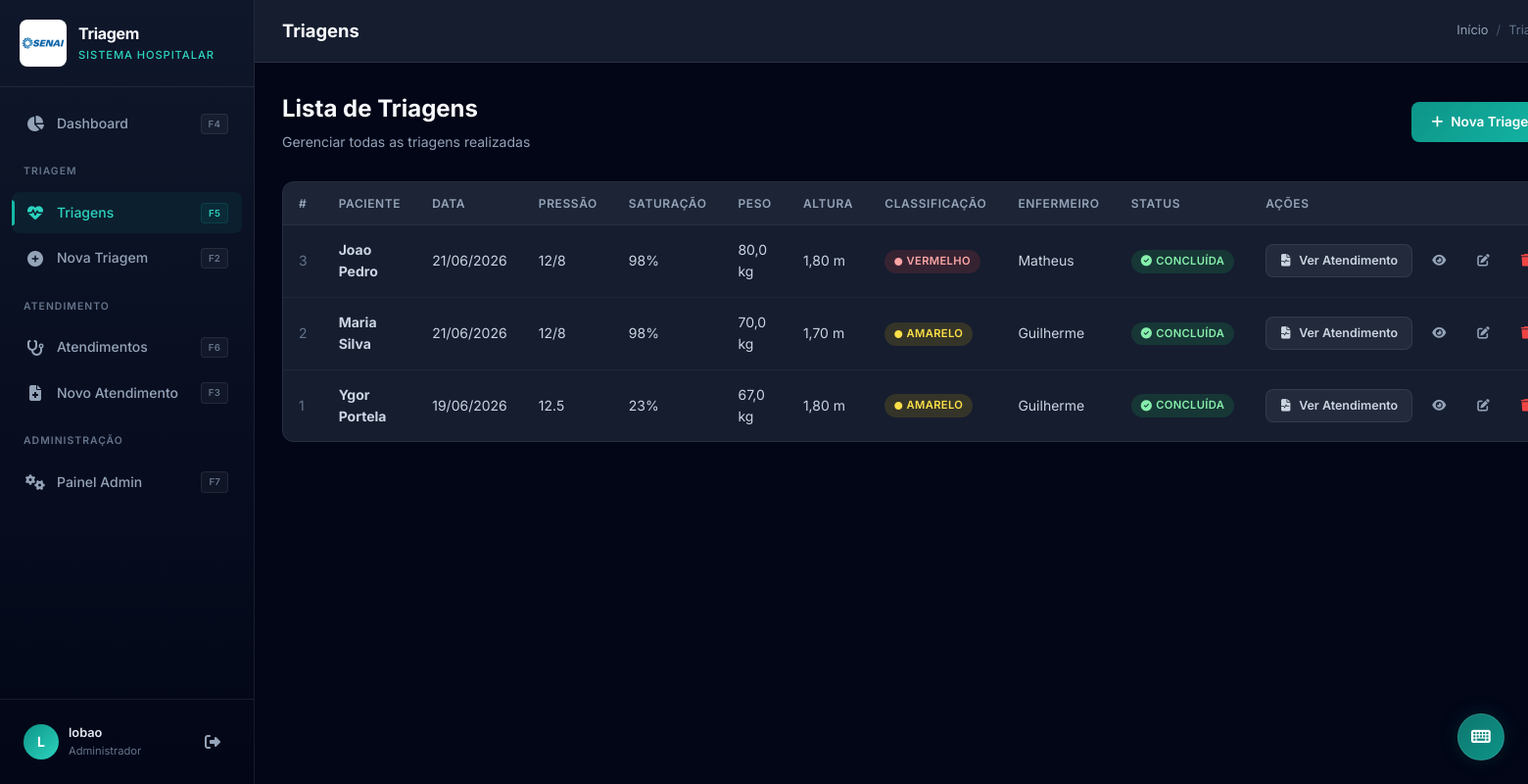
Screenshot of /triagem/ (signed in) with the database file from the repository.
### triagem/models.py (models this page shows, shortened)
class Triagem(models.Model):
    data_triagem = models.DateField(auto_now_add=True)
    peso = models.FloatField()
    altura = models.DecimalField(max_digits=4,
                                decimal_places=2)
    pressao_arterial = models.CharField(max_length=20)
    saturacao = models.IntegerField()
    sintomas = models.TextField()
    alergias = models.TextField(blank=True, default='', verbose_name='Alergias')
    utilizou_drogas = models.BooleanField(default=False, verbose_name='Utilizou álcool ou drogas?')
    doencas_deficiencias = models.TextField(blank=True, default='', verbose_name='Doenças ou Deficiências')
    observacoes = models.TextField(blank=True)
    paciente = models.ForeignKey(
        Paciente,
        on_delete=models.CASCADE
    )
    enfermeiro = models.ForeignKey(Enfermeiro,
                                   on_delete=models.PROTECT)
    classificacao_risco = models.ForeignKey(
        ClassificacaoRisco,
        on_delete=models.PROTECT
    )
    @property
    def is_concluida(self):
        return hasattr(self, 'atendimento')

### cadastro/models.py (models this page shows, shortened)
class Paciente(models.Model):
    nome = models.CharField(max_length=32)
    sobrenome = models.CharField(max_length=32)
    cpf = models.CharField(max_length=15,
                            unique=True,
                            db_index=True)
    data_nascimento = models.DateField()
    numero_telefone = models.CharField(max_length=15)
    email = models.EmailField()

class ClassificacaoRisco(models.Model):
    cor = models.CharField(max_length=20)
    prioridade = models.CharField(max_length=20)
    tempo_max_atendimento = models.IntegerField()
    descricao = models.TextField()

class Enfermeiro(models.Model):
    nome = models.CharField(max_length=32)
    sobrenome = models.CharField(max_length=50)
    cpf = models.CharField(max_length=15,
                           unique=True,
                           db_index=True)
    coren = models.CharField(max_length=20,
                             unique=True)
    telefone = models.TextField(max_length=15)
    email = models.EmailField()

### triagem/views.py (the view)
# urls.py: path('triagem/', views.TriagemListView.as_view(), name='triagem_list'),
class TriagemListView(LoginRequiredMixin, ListView):
    model = Triagem
    template_name = 'triagem/triagem_list.html'
    context_object_name = 'triagens'
    ordering = ['-data_triagem', '-id']
    def get_queryset(self):
        return Triagem.objects.select_related(
            'paciente', 'enfermeiro', 'classificacao_risco', 'atendimento'
        ).order_by('-data_triagem', '-id')

### triagem/templates/triagem/triagem_list.html (shortened to what this page needs)
{% extends 'base.html' %}
{% block topbar_title %}Triagens{% endblock %}
{% block breadcrumb %}
<a href="{% url 'dashboard' %}">Início</a>
<span class="separator">/</span>
<span>Triagens</span>
{% endblock %}
{% block content %}
<div class="page-header">
  <div>
    <h1>Lista de Triagens</h1>
    <p>Gerenciar todas as triagens realizadas</p>
  </div>
  <a href="{% url 'triagem_create' %}" class="btn btn-primary" id="btn-nova-triagem">
    <i class="fas fa-plus"></i> Nova Triagem
  </a>
</div>
<div class="card">
  <div class="card-body" style="padding: 0;">
    <div class="table-container">
      <table id="table-triagens">
        <thead>
          <tr>
            <th>#</th>
            <th>Paciente</th>
            <th>Data</th>
            <th>Pressão</th>
            <th>Saturação</th>
            <th>Peso</th>
            <th>Altura</th>
            <th>Classificação</th>
            <th>Enfermeiro</th>
            <th>Status</th>
            <th>Ações</th>
          </tr>
        </thead>
        <tbody>
          {% for triagem in triagens %}
          <tr>
            <td class="text-muted">{{ triagem.id }}</td>
            <td><strong>{{ triagem.paciente.nome }} {{ triagem.paciente.sobrenome }}</strong></td>
            <td>{{ triagem.data_triagem|date:"d/m/Y" }}</td>
            <td>{{ triagem.pressao_arterial }}</td>
            <td>{{ triagem.saturacao }}%</td>
            <td>{{ triagem.peso }} kg</td>
            <td>{{ triagem.altura }} m</td>
            <td>
              <span class="badge badge-{% if triagem.classificacao_risco.cor|lower == 'vermelho' or triagem.classificacao_risco.cor|lower == 'vermelha' %}red{% elif triagem.classificacao_risco.cor|lower == 'laranja' %}orange{% elif triagem.classificacao_risco.cor|lower == 'amarelo' or triagem.classificacao_risco.cor|lower == 'amarela' %}yellow{% elif triagem.classificacao_risco.cor|lower == 'verde' %}green{% elif triagem.classificacao_risco.cor|lower == 'azul' %}blue{% else %}teal{% endif %}">
                <i class="fas fa-circle" style="font-size: 0.5rem;"></i>
                {{ triagem.classificacao_risco.cor }}
              </span>
            </td>
            <td>{{ triagem.enfermeiro.nome }}</td>
            <td>
              {% if triagem.is_concluida %}
              <span class="badge badge-green"><i class="fas fa-check-circle"></i> Concluída</span>
              {% else %}
              <span class="badge badge-orange"><i class="fas fa-clock"></i> Aguardando</span>
              {% endif %}
            </td>
            <td>
              <div class="flex gap-2">
                {% if not triagem.is_concluida %}
                <a href="{% url 'atendimento_create' %}?triagem={{ triagem.pk }}" class="btn btn-primary btn-sm" title="Atender Paciente">
                  <i class="fas fa-stethoscope"></i> Atender
                </a>
                {% else %}
                <a href="{% url 'atendimento_detail' triagem.atendimento.pk %}" class="btn btn-secondary btn-sm" title="Ver Atendimento">
                  <i class="fas fa-file-medical-alt"></i> Ver Atendimento
                </a>
                {% endif %}
                <a href="{% url 'triagem_detail' triagem.pk %}" class="btn btn-ghost btn-sm" title="Ver">
                  <i class="fas fa-eye"></i>
                </a>
                <a href="{% url 'triagem_update' triagem.pk %}" class="btn btn-ghost btn-sm" title="Editar">
                  <i class="fas fa-edit"></i>
                </a>
                <a href="{% url 'triagem_delete' triagem.pk %}" class="btn btn-ghost btn-sm" title="Excluir" style="color: var(--danger);">
                  <i class="fas fa-trash"></i>
                </a>
              </div>
            </td>
          </tr>
          {% endfor %}
        </tbody>
      </table>
    </div>
  </div>
</div>
{% endblock %}

### templates/base.html (shortened to what this page needs)
{% load static %}
<!DOCTYPE html>
<html lang="pt-br">
<head>
  <link rel="stylesheet" href="{% static 'css/base.css' %}">
  <link rel="stylesheet" href="https://cdnjs.cloudflare.com/ajax/libs/font-awesome/6.5.1/css/all.min.css">
</head>
<body>
  <div class="app">
    <aside class="sidebar" id="sidebar">
      <div class="sidebar-header">
        <img src="{% static 'img/senai_logo.png' %}" alt="SENAI" class="sidebar-logo">
        <div class="sidebar-brand">
          <h2>Triagem</h2>
          <span>Sistema Hospitalar</span>
        </div>
      </div>
      <nav class="sidebar-nav">
        <a href="{% url 'dashboard' %}" class="nav-link" id="nav-dashboard">
          <i class="fas fa-chart-pie"></i>
          <span>Dashboard</span>
          <kbd class="nav-kbd">F4</kbd>
        </a>
        <div class="nav-section">Triagem</div>
        <a href="{% url 'triagem_list' %}" class="nav-link" id="nav-triagem">
          <i class="fas fa-heartbeat"></i>
          <span>Triagens</span>
          <kbd class="nav-kbd">F5</kbd>
        </a>
        <a href="{% url 'triagem_create' %}" class="nav-link" id="nav-new-triagem">
          <i class="fas fa-plus-circle"></i>
          <span>Nova Triagem</span>
          <kbd class="nav-kbd">F2</kbd>
        </a>
        <div class="nav-section">Atendimento</div>
        <a href="{% url 'atendimento_list' %}" class="nav-link" id="nav-atendimento">
          <i class="fas fa-stethoscope"></i>
          <span>Atendimentos</span>
          <kbd class="nav-kbd">F6</kbd>
        </a>
        <a href="{% url 'atendimento_create' %}" class="nav-link" id="nav-new-atendimento">
          <i class="fas fa-file-medical"></i>
          <span>Novo Atendimento</span>
          <kbd class="nav-kbd">F3</kbd>
        </a>
        <div class="nav-section">Administração</div>
        <a href="{% url 'painel_home' %}" class="nav-link" id="nav-admin">
          <i class="fas fa-cogs"></i>
          <span>Painel Admin</span>
          <kbd class="nav-kbd">F7</kbd>
        </a>
      </nav>
      <div class="sidebar-footer">
        <div class="sidebar-user">
          <div class="user-avatar">
            {{ user.username|make_list|first|upper }}
          </div>
          <div class="user-info">
            <div class="name">{{ user.username }}</div>
            <div class="role">{% if user.is_superuser %}Administrador{% else %}Usuário{% endif %}</div>
          </div>
          <a href="{% url 'logout' %}" class="btn-icon" title="Sair" id="btn-logout">
            <i class="fas fa-sign-out-alt"></i>
          </a>
        </div>
      </div>
    </aside>
    <main class="main-content">
      <header class="topbar">
        <div class="topbar-left">
          <h2 class="topbar-title">{% block topbar_title %}Dashboard{% endblock %}</h2>
        </div>
        <div class="topbar-right">
          <div class="breadcrumb">
            {% block breadcrumb %}{% endblock %}
          </div>
        </div>
      </header>
      <div class="page-content fade-in">
        {% block content %}{% endblock %}
      </div>
    </main>
  </div>
</body>
</html>

### rows the page displays
Triagem: id "3", paciente.nome "Joao", paciente.sobrenome "Pedro", data_triagem "21/06/2026", pressao_arterial "12/8", saturacao "98", peso "80,0", altura "1,80", classificacao_risco.cor "VERMELHO", enfermeiro.nome "Matheus", shows "CONCLUÍDA", shows "Ver Atendimento"
Triagem: id "2", paciente.nome "Maria", paciente.sobrenome "Silva", data_triagem "21/06/2026", pressao_arterial "12/8", saturacao "98", peso "70,0", altura "1,70", classificacao_risco.cor "AMARELO", enfermeiro.nome "Guilherme", shows "CONCLUÍDA", shows "Ver Atendimento"
Triagem: id "1", paciente.nome "Ygor", paciente.sobrenome "Portela", data_triagem "19/06/2026", pressao_arterial "12.5", saturacao "23", peso "67,0", altura "1,80", classificacao_risco.cor "AMARELO", enfermeiro.nome "Guilherme", shows "CONCLUÍDA", shows "Ver Atendimento"

### other values shown
{{ user.username|make_list|first|upper }} "L"
{{ user.username }} "lobao"
